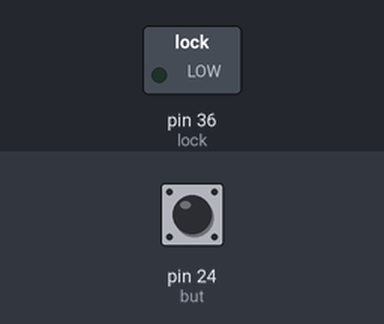
The sketch below on a simulated Arduino Mega 2560, built with avr-gcc and run on an emulated ATmega2560. Shown: switched loads named in the sketch (green lamp = pin HIGH). Inputs (shaded band) come from the test bench; at power-on: pin 24 (but) LOW. What the sketch prints to the serial monitor is not drawn.

Above: at 1.2 s.
1.3 s: pin 24 (but) pulled HIGH for 0.15 s
At 1.45 s:
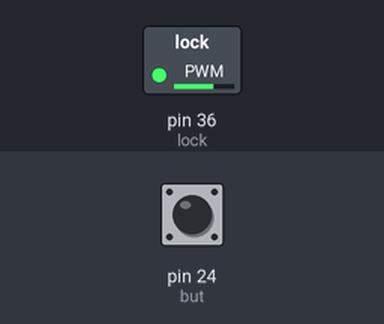
2.9 s: pin 24 (but) pulled HIGH for 1 s
At 3.93 s:
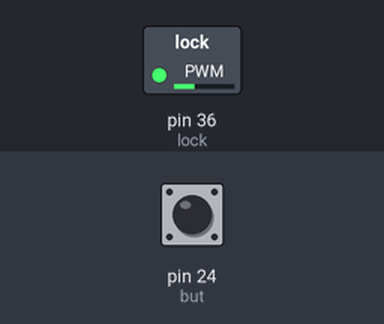
Timing chart, 0 to 5.9 s (numbered marks = the images above; inputs shaded):
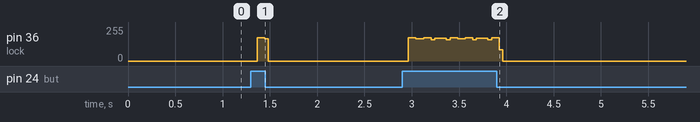

Measured:
- after the input at 1.3 s, pin 36 (lock): 0/255 → 175/255 after 0.06 s, → 0/255 0.08 s later

The sketch:

testButtonLED.ino
```cpp
int but = 24;
int lock = 36;

void setup() {
  pinMode(but, INPUT);
  pinMode(lock, OUTPUT);
  Serial.begin(9600);
  digitalWrite(lock, LOW);

}

void loop() {
  int a = digitalRead(but);
  Serial.println(a);
  if(a == 1){
    digitalWrite(lock, HIGH); //At this point the relay turns on
    Serial.println("HIGH");
    digitalWrite(lock, LOW); //turn off the relay again
  }
}
```
